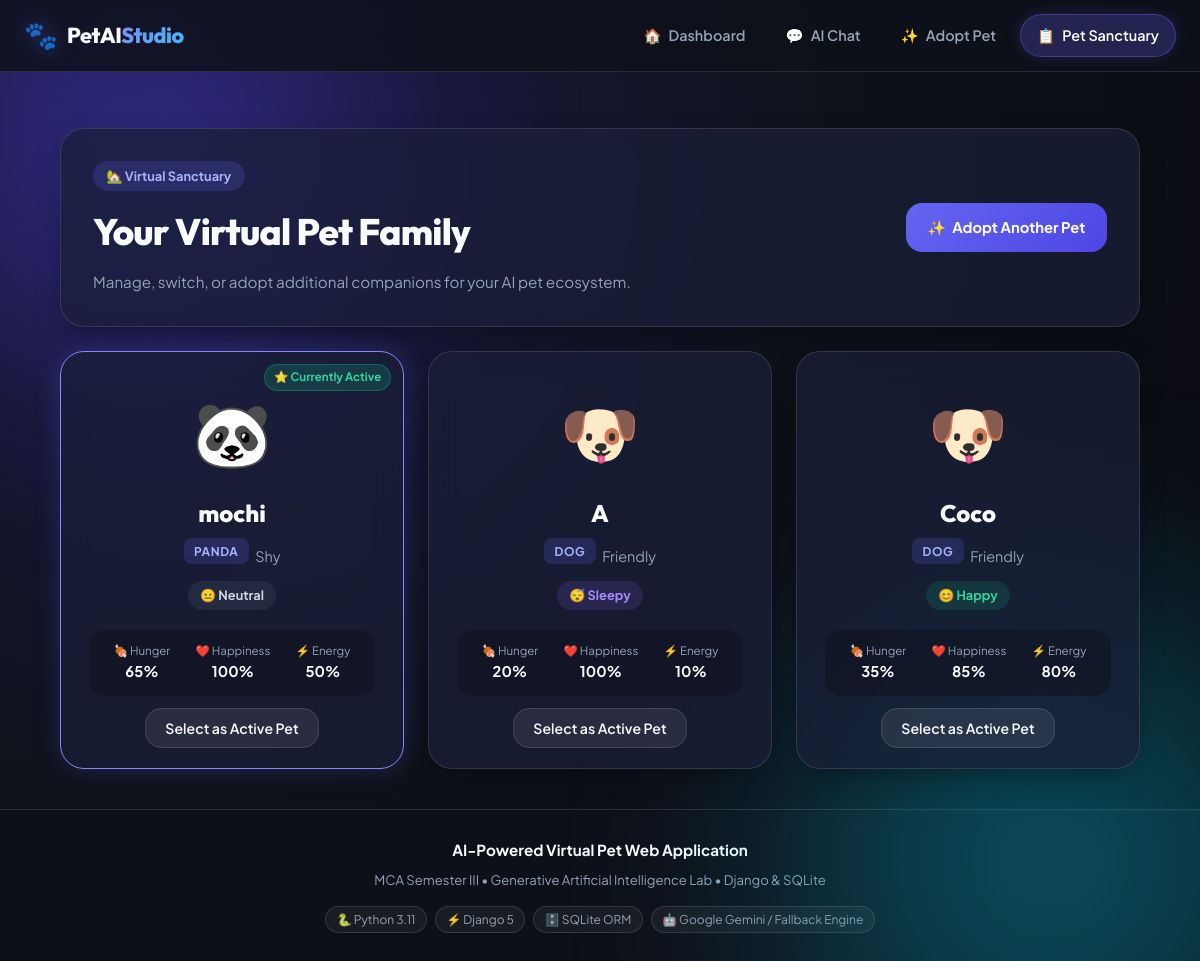
/pets/, run on the app's committed database.
### pet/models.py (models this page shows, shortened)
class Pet(models.Model):
    PET_TYPE_CHOICES = [
        ('Cat', 'Cat 🐱'),
        ('Dog', 'Dog 🐶'),
        ('Rabbit', 'Rabbit 🐰'),
        ('Panda', 'Panda 🐼'),
    ]
    PERSONALITY_CHOICES = [
        ('Friendly', 'Friendly 😊'),
        ('Playful', 'Playful 🎾'),
        ('Shy', 'Shy 🙈'),
        ('Curious', 'Curious 🔍'),
    ]
    MOOD_CHOICES = [
        ('Happy', 'Happy 😊'),
        ('Excited', 'Excited 🤩'),
        ('Hungry', 'Hungry 🍖'),
        ('Sleepy', 'Sleepy 😴'),
        ('Sad', 'Sad 🥺'),
        ('Playful', 'Playful 🎾'),
        ('Neutral', 'Neutral 😐'),
    ]
    name = models.CharField(max_length=60, help_text="The pet's customizable name")
    pet_type = models.CharField(max_length=20, choices=PET_TYPE_CHOICES, default='Cat')
    personality = models.CharField(max_length=20, choices=PERSONALITY_CHOICES, default='Friendly')
    hunger = models.IntegerField(
        default=30,
        validators=[MinValueValidator(0), MaxValueValidator(100)],
        help_text="0 (Full) to 100 (Starving)"
    )
    happiness = models.IntegerField(
        default=80,
        validators=[MinValueValidator(0), MaxValueValidator(100)],
        help_text="0 (Very Unhappy) to 100 (Very Happy)"
    )
    energy = models.IntegerField(
        default=80,
        validators=[MinValueValidator(0), MaxValueValidator(100)],
        help_text="0 (Exhausted) to 100 (Fully Energetic)"
    )
    mood = models.CharField(max_length=20, choices=MOOD_CHOICES, default='Happy')
    created_at = models.DateTimeField(auto_now_add=True)
    updated_at = models.DateTimeField(auto_now=True)
    class Meta:
        ordering = ['-created_at']
        verbose_name = 'Virtual Pet'
        verbose_name_plural = 'Virtual Pets'
    @property
    def pet_emoji(self):
        emoji_map = {
            'Cat': '🐱',
            'Dog': '🐶',
            'Rabbit': '🐰',
            'Panda': '🐼',
        }
        return emoji_map.get(self.pet_type, '🐾')
    @property
    def mood_emoji(self):
        mood_map = {
            'Happy': '😊',
            'Excited': '🤩',
            'Hungry': '🤤',
            'Sleepy': '😴',
            'Sad': '🥺',
            'Playful': '🎾',
            'Neutral': '😐',
        }
        return mood_map.get(self.mood, '😊')
    @property
    def mood_badge_class(self):
        return f"badge-mood-{self.mood.lower()}"

### pet/views.py (the view)
# urls.py: path('pets/', views.list_pets, name='list_pets'),
def list_pets(request):
    pets = Pet.objects.all()
    active_pet = get_current_pet(request)
    return render(request, 'pet/list_pets.html', {
        'pets': pets,
        'active_pet': active_pet,
    })

### pet/views.py (called while the page is built)
def get_current_pet(request):
    pet_id = request.session.get('active_pet_id')
    if pet_id:
        try:
            return Pet.objects.get(id=pet_id)
        except Pet.DoesNotExist:
            pass
    pet = Pet.objects.first()
    if pet:
        request.session['active_pet_id'] = pet.id
    return pet

### pet/templates/pet/list_pets.html (shortened to what this page needs)
{% extends 'pet/base.html' %}
{% load static %}
{% block content %}
<div class="sanctuary-container">
    <div class="sanctuary-header-card glass-panel">
        <div class="sanctuary-title-group">
            <span class="header-badge">🏡 Virtual Sanctuary</span>
            <h1 class="page-title">Your Virtual Pet Family</h1>
            <p class="page-subtitle">Manage, switch, or adopt additional companions for your AI pet ecosystem.</p>
        </div>
        <a href="{% url 'create_pet' %}" class="btn btn-adopt-new" id="btn-adopt-new-top">
            <span>✨</span> Adopt Another Pet
        </a>
    </div>
    <div class="pets-grid">
        {% for p in pets %}
            <div class="pet-card glass-panel {% if active_pet and active_pet.id == p.id %}active-pet-card{% endif %}" id="pet-card-{{ p.id }}">
                {% if active_pet and active_pet.id == p.id %}
                    <div class="active-badge">⭐ Currently Active</div>
                {% endif %}
                <div class="pet-card-avatar">{{ p.pet_emoji }}</div>
                <h2 class="pet-card-name">{{ p.name }}</h2>
                <div class="pet-card-tags">
                    <span class="pet-type-chip">{{ p.pet_type }}</span>
                    <span class="personality-tag">{{ p.personality }}</span>
                </div>
                <div class="pet-card-mood {{ p.mood_badge_class }}">
                    {{ p.mood_emoji }} {{ p.mood }}
                </div>
                <div class="pet-card-metrics">
                    <div class="metric-mini">
                        <span class="metric-label">🍖 Hunger</span>
                        <span class="metric-val">{{ p.hunger }}%</span>
                    </div>
                    <div class="metric-mini">
                        <span class="metric-label">❤️ Happiness</span>
                        <span class="metric-val">{{ p.happiness }}%</span>
                    </div>
                    <div class="metric-mini">
                        <span class="metric-label">⚡ Energy</span>
                        <span class="metric-val">{{ p.energy }}%</span>
                    </div>
                </div>
                <div class="pet-card-actions">
                    <a href="{% url 'switch_pet' p.id %}" class="btn btn-switch-pet" id="btn-switch-{{ p.id }}">
                        Select as Active Pet
                    </a>
                </div>
            </div>
        {% endfor %}
    </div>
</div>
{% endblock %}

### data on the page
Pet: shows "⭐ Currently Active", pet_emoji "🐼", name "mochi", pet_type "PANDA", personality "Shy", mood_emoji "😐", mood "Neutral", hunger "65", happiness "100", energy "50"
Pet: pet_emoji "🐶", name "A", pet_type "DOG", personality "Friendly", mood_emoji "😴", mood "Sleepy", hunger "20", happiness "100", energy "10"
Pet: pet_emoji "🐶", name "Coco", pet_type "DOG", personality "Friendly", mood_emoji "😊", mood "Happy", hunger "35", happiness "85", energy "80"
